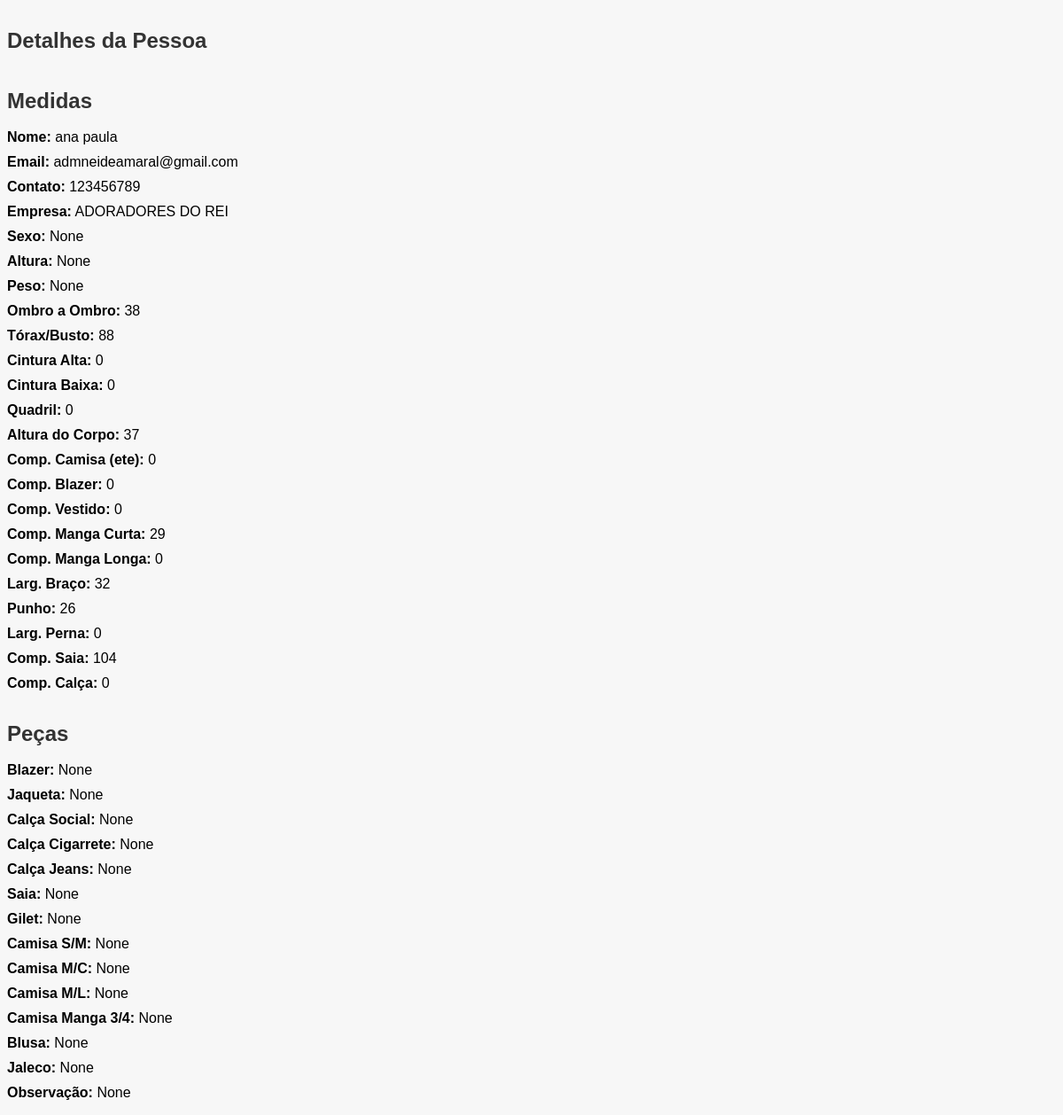
The app's page /pessoa/19/ with its own data.
### app_medidas_clientes/models.py (models this page shows)
class Pessoa(models.Model):
    nome = models.CharField(max_length=100)
    email = models.EmailField()
    telefone_regex = RegexValidator(
        regex=r'^\+?1?\d{9,15}$',
        message="O número de telefone deve estar no formato: '+999999999'."
    )
    contato = models.CharField(validators=[telefone_regex], max_length=16)
    empresa = models.CharField(max_length=110)
    sexo = models.CharField(max_length=20, null=True, blank=True)  # 'Masculino' ou 'Feminino'
    peso = models.DecimalField(max_digits=5, decimal_places=2, null=True, blank=True)
    altura = models.CharField(max_length=3, null=True, blank=True)
    ombro_ombro = models.CharField(max_length=10, null=True, blank=True)
    torax_busto = models.CharField(max_length=10, null=True, blank=True)
    cintura_alta = models.CharField(max_length=10, null=True, blank=True)
    cintura_baixa = models.CharField(max_length=10, null=True, blank=True)
    quadril = models.CharField(max_length=10, null=True, blank=True)
    altura_corpo = models.CharField(max_length=10, null=True, blank=True)
    comp_camisa = models.CharField(max_length=10, null=True, blank=True)
    comp_blazer = models.CharField(max_length=10, null=True, blank=True)
    comp_vestido = models.CharField(max_length=10, null=True, blank=True)
    comp_manga_curta = models.CharField(max_length=10, null=True, blank=True)
    comp_manga_longa = models.CharField(max_length=10, null=True, blank=True)
    larg_braco = models.CharField(max_length=10, null=True, blank=True)
    punho = models.CharField(max_length=10, null=True, blank=True)
    larg_perna = models.CharField(max_length=10, null=True, blank=True)
    comp_saia = models.CharField(max_length=10, null=True, blank=True)
    comp_calca = models.CharField(max_length=10, null=True, blank=True)
    tamanho_blazer = models.CharField(max_length=10, null=True, blank=True)
    tamanho_jaqueta = models.CharField(max_length=10, null=True, blank=True)
    tamanho_calca_social = models.CharField(max_length=10, null=True, blank=True)
    tamanho_calca_cigarrete = models.CharField(max_length=10, null=True, blank=True)
    tamanho_calca_jeans = models.CharField(max_length=10, null=True, blank=True)
    tamanho_saia = models.CharField(max_length=10, null=True, blank=True)
    tamanho_gilet = models.CharField(max_length=10, null=True, blank=True)
    tamanho_camisa_sem_manga = models.CharField(max_length=10, null=True, blank=True)
    tamanho_camisa_manga_curta = models.CharField(max_length=10, null=True, blank=True)
    tamanho_camisa_manga_longa = models.CharField(max_length=10, null=True, blank=True)
    tamanho_camisa_manga_3_4 = models.CharField(max_length=10, null=True, blank=True)
    tamanho_blusa = models.CharField(max_length=10, null=True, blank=True)
    tamanho_jaleco = models.CharField(max_length=10, null=True, blank=True)
    observacao = models.TextField(null=True, blank=True)

### app_medidas_clientes/views.py (the view)
# urls.py: path('pessoa/<int:pessoa_id>/', views.exibir_pessoa, name='detalhes_pessoa'),
def exibir_pessoa(request, pessoa_id):
    pessoa = get_object_or_404(Pessoa, id=pessoa_id)
    return render(request, 'exibir_pessoa.html', {'pessoa': pessoa})

### app_medidas_clientes/templates/exibir_pessoa.html (shortened to what this page needs)
{% load static %}
<!DOCTYPE html>
<html>
  <head>
    <link
      rel="stylesheet"
      type="text/css"
      href="{% static 'app_medidas_clientes/busca.css' %}"
    />
    {% load static %}
  </head>
  <body>
    {% block content %} {% if pessoa %}
    <h2>Detalhes da Pessoa</h2>
    <ul>
      <h2>Medidas</h2>
      <br />
      <li><strong>Nome:</strong> {{ pessoa.nome }}</li>
      <li><strong>Email:</strong> {{ pessoa.email }}</li>
      <li><strong>Contato:</strong> {{ pessoa.contato }}</li>
      <li><strong>Empresa:</strong> {{ pessoa.empresa }}</li>
      <li><strong>Sexo:</strong> {{ pessoa.sexo }}</li>
      <li><strong>Altura:</strong> {{ pessoa.altura }}</li>
      <li><strong>Peso:</strong> {{ pessoa.peso }}</li>
      <li><strong>Ombro a Ombro:</strong> {{ pessoa.ombro_ombro }}</li>
      <li><strong>Tórax/Busto:</strong> {{ pessoa.torax_busto }}</li>
      <li><strong>Cintura Alta:</strong> {{ pessoa.cintura_alta }}</li>
      <li><strong>Cintura Baixa:</strong> {{ pessoa.cintura_baixa }}</li>
      <li><strong>Quadril:</strong> {{ pessoa.quadril }}</li>
      <li><strong>Altura do Corpo:</strong> {{ pessoa.altura_corpo }}</li>
      <li><strong>Comp. Camisa (ete):</strong> {{ pessoa.comp_camisa }}</li>
      <li><strong>Comp. Blazer:</strong> {{ pessoa.comp_blazer }}</li>
      <li><strong>Comp. Vestido:</strong> {{ pessoa.comp_vestido }}</li>
      <li><strong>Comp. Manga Curta:</strong> {{ pessoa.comp_manga_curta }}</li>
      <li><strong>Comp. Manga Longa:</strong> {{ pessoa.comp_manga_longa }}</li>
      <li><strong>Larg. Braço:</strong> {{ pessoa.larg_braco }}</li>
      <li><strong>Punho:</strong> {{ pessoa.punho }}</li>
      <li><strong>Larg. Perna:</strong> {{ pessoa.larg_perna }}</li>
      <li><strong>Comp. Saia:</strong> {{ pessoa.comp_saia }}</li>
      <li><strong>Comp. Calça:</strong> {{ pessoa.comp_calca }}</li>
      <h2>Peças</h2>
      <br />
      <li><strong>Blazer:</strong> {{ pessoa.tamanho_blazer }}</li>
      <li><strong>Jaqueta:</strong> {{ pessoa.tamanho_jaqueta }}</li>
      <li><strong>Calça Social:</strong> {{ pessoa.tamanho_calca_social }}</li>
      <li>
        <strong>Calça Cigarrete:</strong> {{ pessoa.tamanho_calca_cigarrete }}
      </li>
      <li><strong>Calça Jeans:</strong> {{ pessoa.tamanho_calca_jeans }}</li>
      <li><strong>Saia:</strong> {{ pessoa.tamanho_saia }}</li>
      <li><strong>Gilet:</strong> {{ pessoa.tamanho_gilet }}</li>
      <li>
        <strong>Camisa S/M:</strong> {{ pessoa.tamanho_camisa_sem_manga }}
      </li>
      <li>
        <strong>Camisa M/C:</strong> {{ pessoa.tamanho_camisa_manga_curta }}
      </li>
      <li>
        <strong>Camisa M/L:</strong> {{ pessoa.tamanho_camisa_manga_longa }}
      </li>
      <li>
        <strong>Camisa Manga 3/4:</strong> {{ pessoa.tamanho_camisa_manga_3_4 }}
      </li>
      <li><strong>Blusa:</strong> {{ pessoa.tamanho_blusa }}</li>
      <li><strong>Jaleco:</strong> {{ pessoa.tamanho_jaleco }}</li>
      <li><strong>Observação:</strong> {{ pessoa.observacao }}</li>
    </ul>
    {% else %}
    <p>Pessoa não encontrada.</p>
    {% endif %} {% endblock %}
  </body>
</html>

### app_medidas_clientes/static/app_medidas_clientes/busca.css (style rules this page uses)
body { font-family: Arial, sans-serif; background-color: #f7f7f7; }
h2, p { margin: 0; padding-top: 1em; color: #333; }
ul { list-style: none; padding: 0; }
li { margin-bottom: 10px; }

### app_medidas_clientes/templates/exibir_pessoa.html (style rules this page uses)
body { font-family: Arial, sans-serif; background-color: #f7f7f7; }
h2 { color: #333; }
ul { list-style: none; padding: 0; }
li { margin-bottom: 10px; }

### records on screen
Pessoa: nome "ana paula", email "admneideamaral@gmail.com", contato "123456789", empresa "ADORADORES DO REI", sexo "None", altura "None", peso "None", ombro_ombro "38", torax_busto "88", cintura_alta "0", cintura_baixa "0", quadril "0", altura_corpo "37", comp_camisa "0", comp_blazer "0", comp_vestido "0", comp_manga_curta "29", comp_manga_longa "0", larg_braco "32", punho "26", larg_perna "0", comp_saia "104", comp_calca "0", tamanho_blazer "None", tamanho_jaqueta "None", tamanho_calca_social "None", tamanho_calca_cigarrete "None", tamanho_calca_jeans "None", tamanho_saia "None", tamanho_gilet "None", tamanho_camisa_sem_manga "None", tamanho_camisa_manga_curta "None", tamanho_camisa_manga_longa "None", tamanho_camisa_manga_3_4 "None", tamanho_blusa "None", tamanho_jaleco "None", observacao "None"
